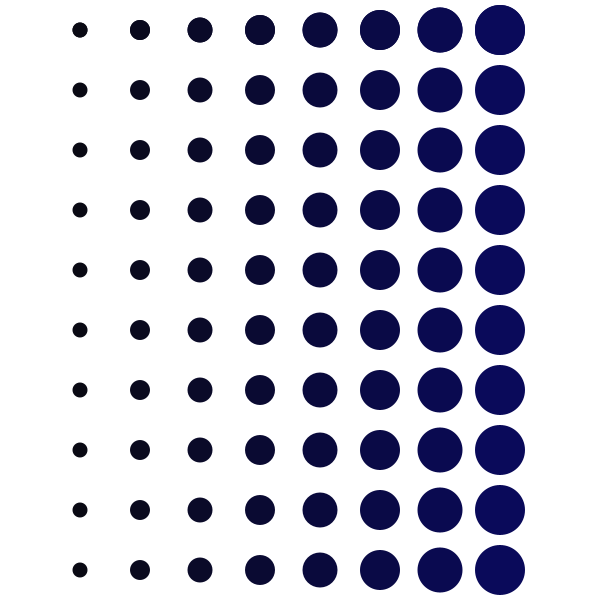
Frame 1 (no input)
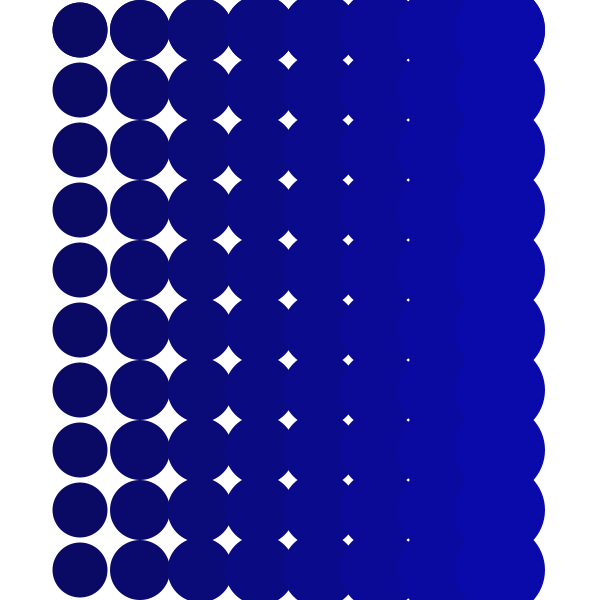
Frame 2 (the mouse pressed at the canvas centre, redrawn once)

The Processing sketch that drew these frames (run headless with seeded random() and noise(); the mouse was pressed at the canvas centre and the sketch redrawn once):

// Processing sketch: processing_58556
// ── processing_58556.pde

/* Briefing 1
   Composição b) - 2D Grid
   Maryana Kruk #27300*/
      
int x=80; /*Declarar e inicializar variável inteira para posição horizontal*/
int y=30; /*Declarar e inicializar variável inteira para posição vertical*/
float diam=10; /*Declarar e inicializar variável decimal para diâmetro*/
color c=color(10); /*Declarar e inicializar variável de cor*/


void setup(){ /*Função para estabelecer as definições do programa*/
  size(600,600); /*Definir tamanho da janela*/
  background(255); /*Definir cor de fundo - branco*/
  smooth(); /*Função para suavizar as formas*/
  noLoop(); /*Função para não haver repetições do programa*/
  ellipseMode(CENTER); /*Modo de desenhar a elipse, à partir do centro desta*/
}

void draw(){ /*Função para desenhar*/
  fill(c); /*Preeencher com cor "c"*/
  for ( x=80; x<550; x+=60){  /*Ciclo for ocorre até x ser igual a 549*/
    y=30; /*Alterar o valor de "y"*/
    c=c+10; /*Alterar o alor de "c"*/
    diam=diam+5; /*Alterar o valor de "diam", aumentando 5 píxeis de cada vez que ocorre o ciclo*/
    noStroke(); /*sem contorno*/
    fill(c); /*Preencher com cor "c" */
    ellipse(x,y,diam,diam); /*Desenhar uma elipse com valores novos de cada vez que ocorre o ciclo*/
    for (y=30; y<600; y+=60){ /*Ciclo for, ocorre até y ser igual a 599*/
      ellipse(x,y,diam,diam); /*Desenhar uma elipse com valores novos de cada vez que ocorre o ciclo*/
    }
  }   

}
